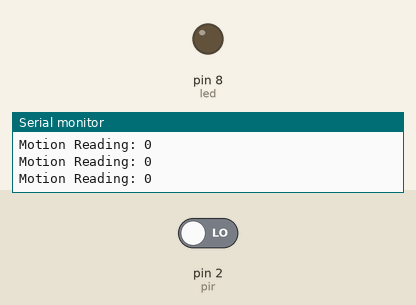
Bench run of a sketch on a simulated Arduino Uno, built with avr-gcc and run on an emulated ATmega328P. Shown: output pins drawn as LEDs (lit = HIGH), the last lines printed to the serial monitor. The test bench sets the inputs (shaded band); at power-on: pin 2 (pir) LOW.

Above: at 1.2 s.
1.3 s: pin 2 (pir) driven HIGH
At 2.1 s:
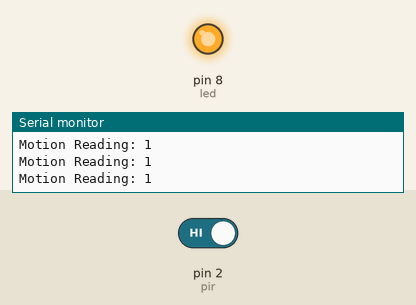
2.8 s: pin 2 (pir) driven LOW
At 3.3 s:
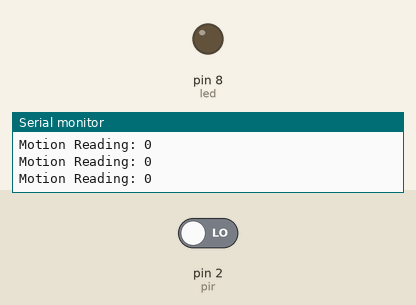
Timing chart, 0 to 5.8 s (numbered marks = the images above; inputs shaded):
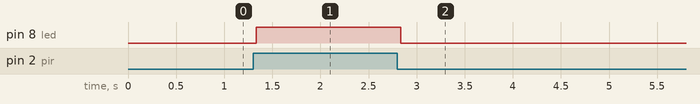

Measured:
- after the input at 1.3 s, pin 8 (led): LOW → HIGH at once
- after the input at 2.8 s, pin 8 (led): HIGH → LOW at once

The sketch:

PIR_Motion_LED.ino
```cpp
const int led = 8;
const int pir = 2;
int motion;

void setup() {
  Serial.begin(9600);
  pinMode(led, OUTPUT);
  pinMode(pir, INPUT);
}

void loop() {
  motion = digitalRead(pir);
  Serial.print("Motion Reading: ");
  Serial.print(motion);
  Serial.println("");
  if (motion) {
    digitalWrite(led, HIGH);
  } else {
    digitalWrite(led, LOW);
  }
}
```
